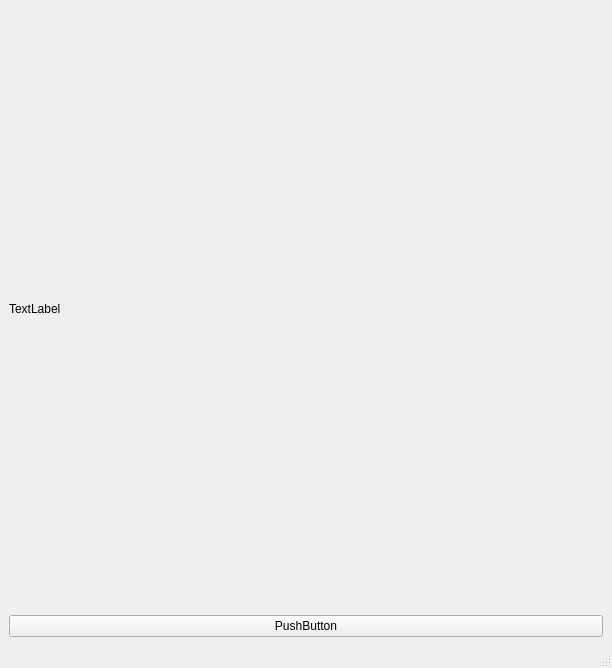
<?xml version="1.0" encoding="UTF-8"?>
<ui version="4.0">
 <class>MainWindow</class>
 <widget class="QMainWindow" name="MainWindow">
  <property name="geometry">
   <rect>
    <x>0</x>
    <y>0</y>
    <width>612</width>
    <height>668</height>
   </rect>
  </property>
  <property name="windowTitle">
   <string>MainWindow</string>
  </property>
  <widget class="QWidget" name="centralwidget">
   <layout class="QVBoxLayout" name="verticalLayout">
    <item>
     <widget class="QLabel" name="label">
      <property name="text">
       <string>TextLabel</string>
      </property>
     </widget>
    </item>
    <item>
     <widget class="QPushButton" name="pushButton">
      <property name="text">
       <string>PushButton</string>
      </property>
     </widget>
    </item>
   </layout>
  </widget>
  <widget class="QMenuBar" name="menubar">
   <property name="geometry">
    <rect>
     <x>0</x>
     <y>0</y>
     <width>612</width>
     <height>25</height>
    </rect>
   </property>
  </widget>
  <widget class="QStatusBar" name="statusbar"/>
 </widget>
 <resources/>
 <connections/>
</ui>
